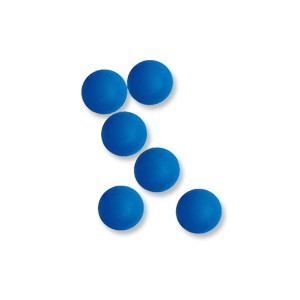
//> input picture images/boules.jpg, 300 x 300 px
$ ./main   (built with g++ and OpenCV 4)
//> lines starting //> are read from the running program, lines starting //| are printed output that depends on the picture; after the words box and inside, x2 and y2 are one past the last pixel; in counts of white or black regions, pixels touching at a corner belong together
//> further down, img is the input picture: 300 rows x 300 cols, CV_8UC3; mean B, G, R 244.2, 236.2, 226.7
### cartoon.h
#ifndef CARTOON_H
#define CARTOON_H

namespace cv{
	class Mat;
}

void mainCartoon();
void cartoonifyImage(cv::Mat&, cv::Mat&);
void evilMode(cv::Mat&, cv::Mat&);
void alienMode(cv::Mat&, cv::Mat&, cv::Mat &, cv::Mat &);
#endif // CARTOON_H

### hough.h
#ifndef HOUGH_H
#define HOUGH_H

namespace cv{
	class Mat;
}


bool descendSorting(int i, int j) ;
void houghLines(cv::Mat&);
void myHoughLines(cv::Mat&);
void houghCircles(cv::Mat&);
void myHoughCircles(cv::Mat& img);

#endif // HOUGH_H

### webcam.h
#ifndef WEBCAM_H
#define WEBCAM_H

void webcam_edges();
void webcam_corners();

#endif // WEBCAM_H

### utils.h
#ifndef UTILS_H
#define UTILS_H

#define TO_RADIAN(x)  3.14159265359*x/180


namespace cv{
	class Mat;
}

void print_img(cv::Mat& im);
void save_img(cv::Mat& img, const char* name);

#endif // UTILS_H

### images.h
#ifndef IMAGES_H
#define IMAGES_H

namespace cv{
	class Mat;
}

void harrisDetect(cv::Mat&, cv::Mat&);
void edges(cv::Mat&,int);
void noise_and_blur(cv::Mat& img);

#endif // IMAGES_H

### cartoon.cpp
#include "cartoon.h"
#include <opencv2/imgproc.hpp>
#include <opencv2/highgui.hpp>
#include <iostream>

using namespace std;
using namespace cv;

void mainCartoon()
{
	VideoCapture vid = VideoCapture(0);
	if(!vid.isOpened())
	{
		std::cerr << "Cannot open the stream" << endl;
		return;

	}
	vid.set(CV_CAP_PROP_FRAME_WIDTH, 640);
	vid.set(CV_CAP_PROP_FRAME_HEIGHT, 480);
	namedWindow("Cartoon",CV_WINDOW_AUTOSIZE);

	Mat frame;
	bool running = true;
	while(running)
	{
		vid >> frame;
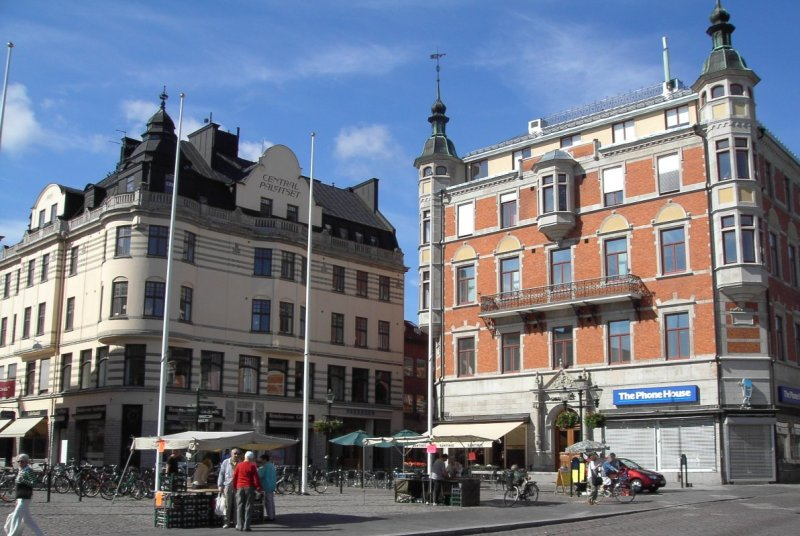
//> input picture images/linkoping.jpg, 800 x 536 px, given in place of the camera
//> frame is the input picture: 536 rows x 800 cols, CV_8UC3; mean B, G, R 132.3, 118.7, 112.7
		Mat outFrame = Mat::zeros(frame.size(),CV_8UC3);

		cartoonifyImage(frame,outFrame);
		//evilMode(frame,outFrame);
		//alienMode(frame,outFrame);
		imshow("Cartoon", outFrame);
		char code = waitKey(20);
		if(code == 27)
		{
			running = false;
		}
	}
}


void cartoonifyImage(Mat& frame, Mat& outFrame)
{
	// create edges mask
	Mat edges, blurred, gray, mask;
	cvtColor(frame, gray, CV_RGB2GRAY);
	medianBlur(gray,blurred,7);
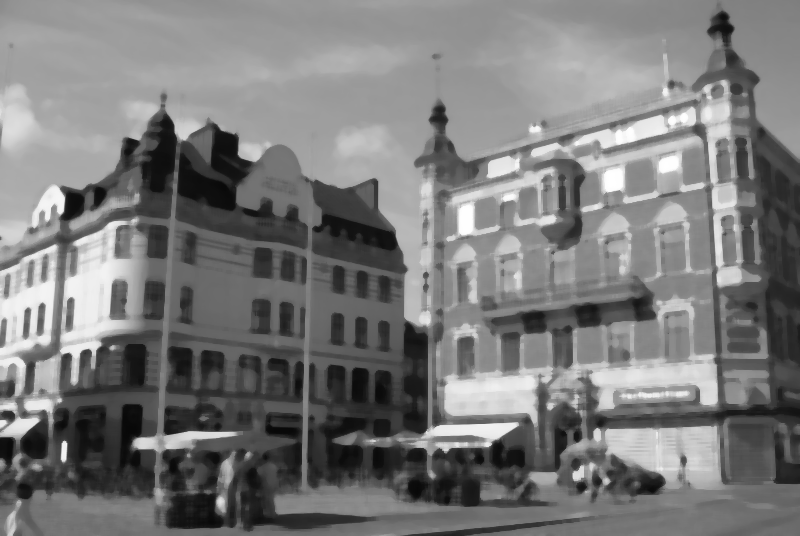
//> blurred: 536 rows x 800 cols, CV_8UC1; min 8, max 255, mean 121.9
	Laplacian(blurred,edges,CV_8UC1,5);
	threshold(edges,mask,70,255,THRESH_BINARY);
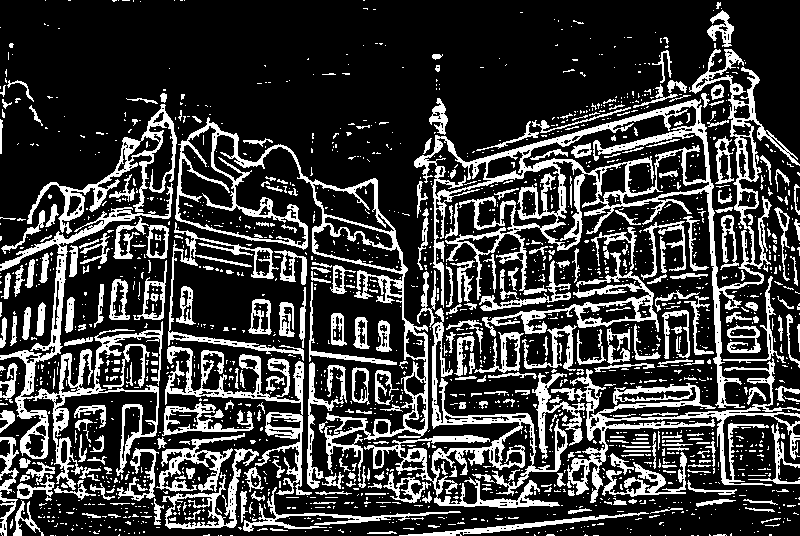
//> mask: 536 rows x 800 cols, CV_8UC1; 24.1% white; 1920 white regions (1582 under 20 px), largest, box (x1, y1, x2, y2) and area: (414, 49, 800, 408) 15286, (175, 117, 428, 482) 7567, (0, 183, 173, 490) 7140


	// create small image
	Size size = frame.size();
//> size = Size(800, 536)
	Size smallSize;
	smallSize.width = size.width / 4;
//> smallSize = Size(200, 0)
	smallSize.height = size.height / 4;
//> smallSize = Size(200, 134)
	Mat smallImg = Mat(smallSize, CV_8UC3);
	resize(frame,smallImg,smallSize,0,0,INTER_LINEAR);

	// apply bilateral filter
	Mat tmp = Mat(smallSize,CV_8UC3);
	int repetitions = 3;
	int ksize = 9;
	double sigmaColor = 13, sigmaSpace = 5;
	for(int repet = 0; repet<repetitions; ++repet)
	{
		bilateralFilter(smallImg,tmp,ksize,sigmaColor, sigmaSpace);
		smallImg = tmp.clone();
	}
	Mat bigImg, tempFrame;
	resize(smallImg,tempFrame,size, 0, 0, INTER_LINEAR);
	tempFrame.setTo(0, mask);

	/*Mat maskEvil;
	evilMode(frame,maskEvil);
	outFrame.setTo(0, maskEvil);*/
	alienMode(tempFrame,outFrame, smallImg, mask);

}

// [12 lines left out: function evilMode, not called in this run]

void alienMode(Mat& frame, Mat& outFrame, Mat& smallFrame, Mat& edges)
{
	Scalar color(CV_RGB(255,255,0));
	Size size = frame.size();
//> size = Size(800, 536)
	int thickness = 4;
	int sw = size.width;
//> sw = 800
	int sh = size.height;
//> sh = 536
	int faceH = sh/2 * 70/100;
//> faceH = 187
	int faceW = faceH * 72/100;
//> faceW = 134
	outFrame = frame.clone();

	// draw head
	ellipse(outFrame, Point(sw/2,sh/2), Size(faceW,faceH),0 ,0, 360, color, thickness, CV_AA);

	// draw eyes
	int eyeW = faceW * 23/100;
//> eyeW = 30
	int eyeH = faceH * 11/100;
//> eyeH = 20
	int eyeX = faceW * 48/100;
//> eyeX = 64
	int eyeY = faceH * 13/100;
	Size eyeSize = Size(eyeW, eyeH);
	int eyeA = 15;
	int eyeYshift = 11;
	ellipse(outFrame, Point(sw/2 - eyeX, sh/2 - eyeY), eyeSize, 0, 180+eyeA, 360-eyeA, color, thickness, CV_AA);
	ellipse(outFrame, Point(sw/2 - eyeX, sh/2 - eyeY - eyeYshift), eyeSize, 0, 0+eyeA, 180-eyeA, color, thickness, CV_AA);
	ellipse(outFrame, Point(sw/2 + eyeX, sh/2 - eyeY), eyeSize, 0, 180+eyeA, 360-eyeA, color, thickness, CV_AA);
	ellipse(outFrame, Point(sw/2 + eyeX, sh/2 - eyeY - eyeYshift), eyeSize, 0, 0+eyeA, 180-eyeA, color, thickness, CV_AA);

	// draw mouth
	int mouthY = faceH * 48/100;
	int mouthW = faceW * 45/100;
	int mouthH = faceH * 6/100;
	ellipse(outFrame, Point(sw/2, sh/2 + mouthY), Size(mouthW, mouthH), 0, 0, 180, color, thickness, CV_AA);

	// draw text
	int fontFace = FONT_HERSHEY_COMPLEX;
	float fontScale = 1.0f;
	int fontThickness = 2;
	char *msg = "Put your face here";
	putText(outFrame, msg, Point(sw * 23/100, sh * 10/100), fontFace, fontScale, color, fontThickness, CV_AA);
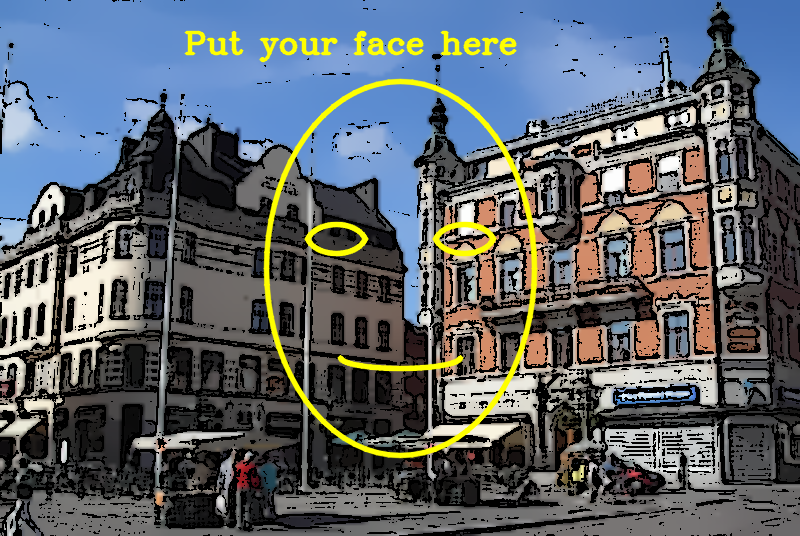
//> outFrame: 536 rows x 800 cols, CV_8UC3; mean B, G, R 106.9, 99.7, 92.6


	Mat yuv = Mat(smallFrame.size(), CV_8UC3);
	cvtColor(smallFrame, yuv, CV_BGR2YCrCb);
//> yuv: 134 rows x 200 cols, CV_8UC3; mean of channels 0, 1, 2 118.5, 123.9, 135.8

	sw = smallFrame.size().width;
	sh = smallFrame.size().height;
	Mat mask, maskPlusBorder;
	maskPlusBorder = Mat::zeros(sh+2, sw+2, CV_8UC1);
	mask = maskPlusBorder(Rect(1,1,sw,sh));
	resize(edges,mask,smallFrame.size());
//> mask: 134 rows x 200 cols, CV_8UC1
	const int EDGES_THRESHOLD = 80;
	threshold(mask, mask, EDGES_THRESHOLD, 255, THRESH_BINARY);
//> mask: 134 rows x 200 cols, CV_8UC1; 29.3% white in thin lines or dots
	dilate(mask,mask,Mat());
//> mask: 134 rows x 200 cols, CV_8UC1; 70.3% white; 199 black regions (181 under 20 px), largest, box (x1, y1, x2, y2) and area: (0, 0, 178, 66) 5616, (181, 0, 200, 39) 427, (139, 111, 193, 134) 245
	erode(mask,mask,Mat());
//> mask: 134 rows x 200 cols, CV_8UC1; 53.7% white; 135 black regions (82 under 20 px), largest, box (x1, y1, x2, y2) and area: (0, 0, 200, 134) 8590, (41, 66, 76, 85) 347, (77, 70, 105, 90) 271

	int const NUM_SKIN_POINTS = 6;
	Point skinPts[NUM_SKIN_POINTS];
	skinPts[0] = Point(sw/2			, sh/2-sh/6);
	skinPts[1] = Point(sw/2-sw/11	, sh/2-sh/6);
	skinPts[2] = Point(sw/2+sw/11	, sh/2-sh/6);
	skinPts[3] = Point(sw/2			, sh/2+sh/6);
	skinPts[4] = Point(sw/2-sw/9	, sh/2+sh/6);
	skinPts[5] = Point(sw/2+sw/9	, sh/2+sh/6);

	const int LOWER_Y  = 60;
	const int UPPER_Y  = 80;
	const int LOWER_Cr = 15;
	const int UPPER_Cr = 25;
	const int LOWER_Cb = 15;
	const int UPPER_Cb = 20;

	Scalar lowerDiff = Scalar(LOWER_Y, LOWER_Cr, LOWER_Cb);
	Scalar upperDiff = Scalar(UPPER_Y, UPPER_Cr, UPPER_Cb);

	const int CONNECTED_COMPONENTS = 4;
	const int flags = CONNECTED_COMPONENTS | FLOODFILL_FIXED_RANGE | FLOODFILL_MASK_ONLY;
	Mat edgesMask = mask.clone();
	//for(int i=0;i< 1/*NUM_SKIN_POINTS*/; i++)
	//{
	//	std::cout << "iteration 1 \n";
	//	floodFill(yuv, maskPlusBorder, skinPts[i], Scalar(), NULL, lowerDiff, upperDiff, flags);
	//}*/


	//outFrame = maskPlusBorder.clone();
	for(int i=0;i<NUM_SKIN_POINTS;i++)
	{
		circle(mask,skinPts[i],8,Scalar(255,0,0),2);
		floodFill(yuv, maskPlusBorder, skinPts[i], Scalar(), NULL, lowerDiff, upperDiff, flags);

	}
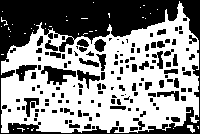
//> mask: 134 rows x 200 cols, CV_8UC1; min 0, max 255, mean 140.1
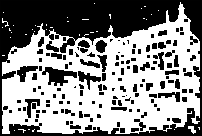
//> maskPlusBorder: 136 rows x 202 cols, CV_8UC1; min 0, max 255, mean 136.7
	mask -= edgesMask;
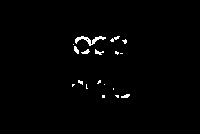
//> mask: 134 rows x 200 cols, CV_8UC1; min 0, max 255, mean 3.2
	resize(mask, outFrame, outFrame.size());
//> outFrame: 536 rows x 800 cols, CV_8UC1

	// [9 lines of commented-out code are left out]

}

### main.cpp
#include <iostream>
#include <opencv2/highgui.hpp>
#include <opencv2/imgproc.hpp>
#include <vector>
#include <list>
#include <algorithm>
#include "images.h"
#include "utils.h"
#include "webcam.h"
#include "hough.h"
#include "cartoon.h"


using namespace std;
using namespace cv;


int main(int argc, char* argv[])
{
	const char* name1 = "images/square.jpg";
	const char* name2 = "images/linkoping.jpg";
	const char* name3 = "images/building.jpg";
	const char* name4 = "images/sudoku.jpg";
	const char* name5 = "images/boules.jpg";
	const char* name6 = "images/coins.jpg";
	const char* name7 = "images/circle.png";
	const char* name8 = "images/tournesols.jpg";

	Mat img = imread(name5, CV_LOAD_IMAGE_UNCHANGED);
	if (img.empty())
	{
		std::cerr << "Probleme chargement image\n";
		return 0;
	}

	Mat img_color;
	img.copyTo(img_color);
	try
	{
		cvtColor(img, img, CV_BGR2GRAY);
	}catch(Exception e){
		cout << "image already in gray\n";
	}


	// [8 lines of commented-out code are left out]
	mainCartoon();
//> the Esc key is pressed

	destroyAllWindows();

	return EXIT_SUCCESS;
}
